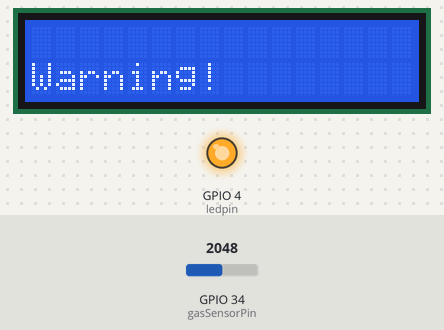
Simulated run of this program. Board: ESP32. On the bench: 16×2 character LCD, output pins drawn as LEDs (lit = HIGH). The inputs (shaded band) are chosen by the test bench; at power-on: GPIO 34 (gasSensorPin) = 2048. WiFi joins after 1.5 s; servers stay silent unless stated; uploads are accepted with an empty reply; what the program prints to the serial monitor is not drawn.

Above: at 3.2 s.
Timing chart, 0 to 4.7 s (numbered marks = the images above):
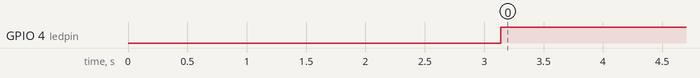

The program:

main.cpp
```cpp
#include <WiFi.h>
#include <sstream>
#include <string>
#include <LiquidCrystal_I2C.h>


const char *ssid = "ISIMM-enseignants";
const char *password = "!IsImm@20Ens23!";
const char *server = "192.168.1.6";
const int port = 80;

const int gasSensorPin = 34; // Assuming the gas sensor is connected to pin 34

const int gasThreshold = 40;
const int ledpin = 4;
//// configuration afficheur lcd
const int addr = 0x27;  // Adresse I2C de l'afficheur
const int lcdCols = 16;  // Nombre de colonnes de l'afficheur
const int lcdRows = 2;   // Nombre de lignes de l'afficheur

// Création d'une instance de la classe LiquidCrystal_I2C
LiquidCrystal_I2C lcd(addr, lcdCols, lcdRows);

std::string urlencode(const std::string &s)
{
    static const char lookup[]= "0123456789abcdef";
    std::stringstream e;
    for(int i=0, ix=s.length(); i<ix; i++)
    {
        const char& c = s[i];
        if ( (48 <= c && c <= 57) ||//0-9
             (65 <= c && c <= 90) ||//abc...xyz
             (97 <= c && c <= 122) || //ABC...XYZ
             (c=='-' || c=='_' || c=='.' || c=='~')
        )
        {
            e << c;
        }
        else
        {
            e << '%';
            e << lookup[ (c&0xF0)>>4 ];
            e << lookup[ (c&0x0F) ];
        }
    }
    return e.str();
}

void sendEmail(WiFiClient client, std::string message) {
  // Use WiFiClient to create a connection

  Serial.println("Sending GET request...");

  // Connect to the server
  if (client.connect(server, port)) {
    // Make a GET request
    client.print("GET /?message=");
    client.print(message.c_str());
    client.print(" HTTP/1.1\r\n");
    client.print("Host: ");
    client.print(server);
    client.print("\r\n");
    client.print("Connection: close\r\n\r\n");

    // Wait for the server to respond
    while (client.connected()) {
      if (client.available()) {
        char c = client.read();
        Serial.print(c);
      }
    }

    // Close the connection
    client.stop();
    Serial.println("\nRequest complete");
  } else {
    Serial.println("Connection failed");
  }

}

void setup() {

  Serial.begin(115200);


  // Connect to Wi-Fi
  WiFi.begin(ssid, password);
  while (WiFi.status() != WL_CONNECTED) {
    delay(1000);
    Serial.println("Connecting to WiFi...");
  }
  Serial.println("Connected to WiFi");

  // Set up gas sensor pin
  pinMode(gasSensorPin, INPUT);
  pinMode(ledpin , OUTPUT);

    // Initialisation de l'afficheur LCD
     lcd.init();
     lcd.begin(lcdCols, lcdRows);
     lcd.backlight();

}

void loop() {
  int gasValue = analogRead(gasSensorPin);
  //
  Serial.println(gasValue);
  delay(1000);
  // Wait for sensor stability
   WiFiClient client;


  if (gasValue > gasThreshold) {
    std::string m = "warning.";
    lcd.setCursor(0,1);
    lcd.print("Warning!");
    digitalWrite(ledpin,HIGH);
    delay(1000);
    sendEmail(client,m);
    }
    else {
    // Gas value is below the threshold, turn off the warning
    lcd.clear();  // Clear the LCD
    digitalWrite(ledpin,LOW);
    //digitalWrite(ledpin, LOW);
  }


  // Adjust the delay according to your requirements
}
```

Measured:
- by itself, GPIO 4 (ledpin): LOW → HIGH at 3.1 s
